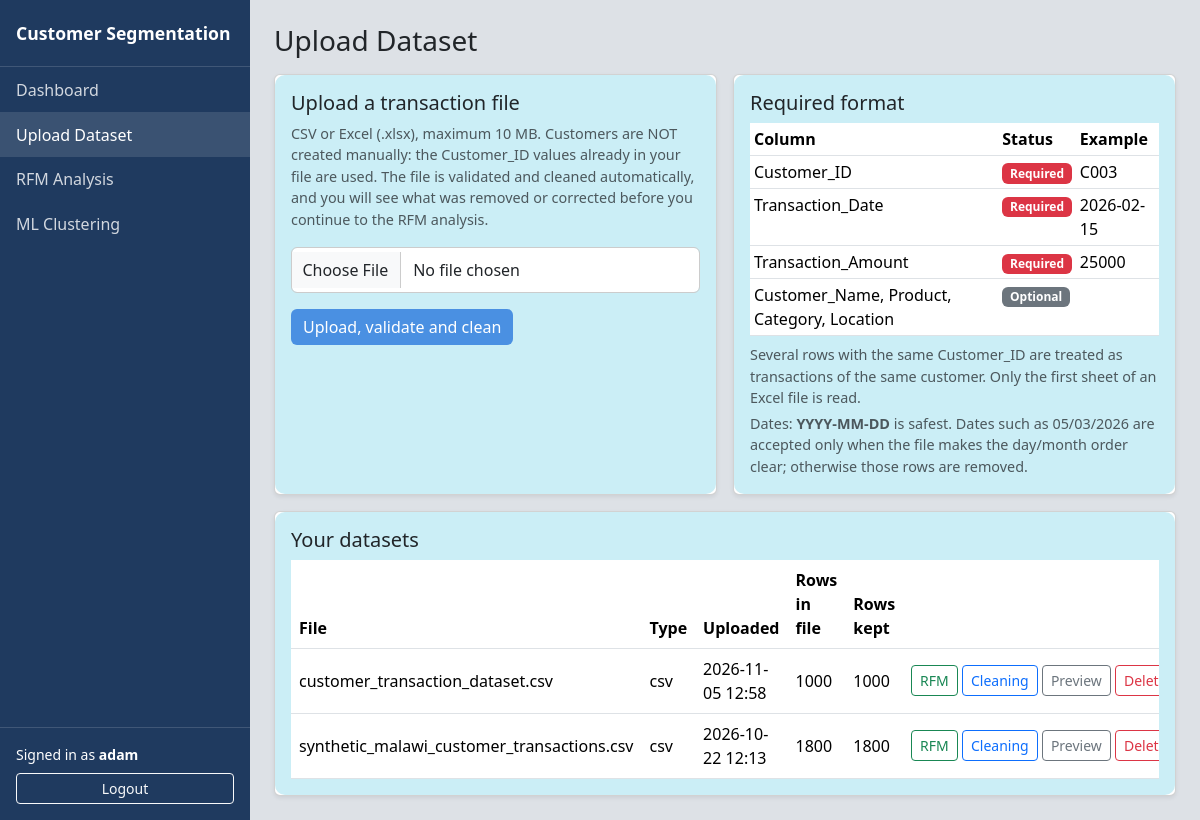
/datasets/upload (signed in), run on the app's committed database.
### models/models.py (models this page shows, shortened)
class User(UserMixin, db.Model):
    __tablename__ = "users"
    id = db.Column(db.Integer, primary_key=True)
    username = db.Column(db.String(30), unique=True, nullable=False, index=True)
    password_hash = db.Column(db.String(256), nullable=False)   # never the plain password
    created_at = db.Column(db.DateTime, default=_utcnow)
    datasets = db.relationship("Dataset", backref="owner", lazy=True)

class Dataset(db.Model):
    __tablename__ = "datasets"
    id = db.Column(db.Integer, primary_key=True)
    user_id = db.Column(db.Integer, db.ForeignKey("users.id"), nullable=False)
    file_name = db.Column(db.String(255), nullable=False)    # original name, shown to the user
    stored_name = db.Column(db.String(255), nullable=False)  # random name used on disk
    file_type = db.Column(db.String(10), nullable=False)     # csv or xlsx
    upload_date = db.Column(db.DateTime, default=_utcnow)
    status = db.Column(db.String(20), default="uploaded")    # uploaded / cleaned
    rows_raw = db.Column(db.Integer, default=0)              # rows in the original file
    rows_retained = db.Column(db.Integer, default=0)         # rows kept after cleaning
    cleaning_summary = db.Column(db.Text)                    # JSON text: what cleaning did
    customers = db.relationship("Customer", backref="dataset", lazy=True,
                                cascade="all, delete-orphan")
    transactions = db.relationship("Transaction", backref="dataset", lazy=True,
                                   cascade="all, delete-orphan")
    runs = db.relationship("AnalysisRun", backref="dataset", lazy=True,
                           cascade="all, delete-orphan")

### routes/upload.py (the view, shortened to what this page needs)
@upload_bp.route("/upload", methods=["GET", "POST"])
@login_required
def upload():
    if request.method == "GET":
        return _render_upload()

### routes/upload.py (called while the page is built)
def _render_upload(status=200):
    datasets = (Dataset.query.filter_by(user_id=current_user.id)
                .order_by(Dataset.upload_date.desc()).all())
    return render_template("upload.html", datasets=datasets,
                           required_columns=REQUIRED_COLUMNS), status

### templates/upload.html (shortened to what this page needs)
{% extends "base.html" %}
{% block content %}
<h1 class="h3 mb-3">Upload Dataset</h1>
<div class="row g-3">
  <div class="col-lg-6">
    <div class="card shadow-sm h-100">
      <div class="card-body">
        <h2 class="h5">Upload a transaction file</h2>
        <p class="text-muted small">CSV or Excel (.xlsx), maximum 10 MB. Customers are NOT created
          manually: the Customer_ID values already in your file are used. The file is validated and
          cleaned automatically, and you will see what was removed or corrected before you continue
          to the RFM analysis.</p>
        <form method="post" enctype="multipart/form-data">
          <div class="mb-3">
            <input class="form-control" type="file" name="file" accept=".csv,.xlsx" required>
          </div>
          <button class="btn btn-primary" type="submit">Upload, validate and clean</button>
        </form>
      </div>
    </div>
  </div>
  <div class="col-lg-6">
    <div class="card shadow-sm h-100">
      <div class="card-body">
        <h2 class="h5">Required format</h2>
        <div class="table-responsive">
          <table class="table table-sm mb-2">
            <thead><tr><th>Column</th><th>Status</th><th>Example</th></tr></thead>
            <tbody>
              <tr><td>Customer_ID</td><td><span class="badge text-bg-danger">Required</span></td><td>C003</td></tr>
              <tr><td>Transaction_Date</td><td><span class="badge text-bg-danger">Required</span></td><td>2026-02-15</td></tr>
              <tr><td>Transaction_Amount</td><td><span class="badge text-bg-danger">Required</span></td><td>25000</td></tr>
              <tr><td>Customer_Name, Product, Category, Location</td><td><span class="badge text-bg-secondary">Optional</span></td><td></td></tr>
            </tbody>
          </table>
        </div>
        <p class="small text-muted mb-1">Several rows with the same Customer_ID are treated as
          transactions of the same customer. Only the first sheet of an Excel file is read.</p>
        <p class="small text-muted mb-0">Dates: <strong>YYYY-MM-DD</strong> is safest. Dates such as
          05/03/2026 are accepted only when the file makes the day/month order clear; otherwise
          those rows are removed.</p>
      </div>
    </div>
  </div>
</div>
<div class="card shadow-sm mt-3">
  <div class="card-body">
    <h2 class="h5">Your datasets</h2>
    {% if datasets %}
    <div class="table-responsive">
      <table class="table align-middle mb-0">
        <thead><tr><th>File</th><th>Type</th><th>Uploaded</th><th>Rows in file</th><th>Rows kept</th><th></th></tr></thead>
        <tbody>
        {% for d in datasets %}
          <tr>
            <td>{{ d.file_name }}</td>
            <td>{{ d.file_type }}</td>
            <td>{{ d.upload_date.strftime('%Y-%m-%d %H:%M') }}</td>
            <td>{{ d.rows_raw }}</td>
            <td>{{ d.rows_retained }}</td>
            <td class="text-end text-nowrap">
              <a class="btn btn-sm btn-outline-success" href="{{ url_for('rfm.dataset_rfm', dataset_id=d.id) }}">RFM</a>
              <a class="btn btn-sm btn-outline-primary" href="{{ url_for('upload.results', dataset_id=d.id) }}">Cleaning</a>
              <a class="btn btn-sm btn-outline-secondary" href="{{ url_for('upload.preview', dataset_id=d.id) }}">Preview</a>
              <form method="post" action="{{ url_for('upload.delete', dataset_id=d.id) }}" class="d-inline"
                    onsubmit="return confirm('Delete this dataset and all its data?');">
                <button class="btn btn-sm btn-outline-danger" type="submit">Delete</button>
              </form>
            </td>
          </tr>
        {% endfor %}
        </tbody>
      </table>
    </div>
    {% else %}
      <p class="text-muted mb-0">No datasets uploaded yet.</p>
    {% endif %}
  </div>
</div>
{% endblock %}

### templates/base.html (shortened to what this page needs)
<!doctype html>
<html lang="en">
<head>
  <link href="https://cdn.jsdelivr.net/npm/bootstrap@5.3.3/dist/css/bootstrap.min.css" rel="stylesheet">
  <link href="{{ url_for('static', filename='css/style.css') }}" rel="stylesheet">
</head>
<body>
{% if current_user.is_authenticated %}
  <div class="app-shell">
    <aside class="sidebar" id="sidebar">
      <div class="sidebar-brand">Customer Segmentation</div>
      <nav class="nav flex-column">
        <a class="nav-link {% if request.endpoint == 'dashboard.index' %}active{% endif %}"
           href="{{ url_for('dashboard.index') }}">Dashboard</a>
        <a class="nav-link {% if request.blueprint == 'upload' %}active{% endif %}"
           href="{{ url_for('upload.upload') }}">Upload Dataset</a>
        <a class="nav-link {% if request.blueprint == 'rfm' %}active{% endif %}"
           href="{{ url_for('rfm.index') }}">RFM Analysis</a>
        <a class="nav-link {% if request.blueprint == 'clustering' %}active{% endif %}"
           href="{{ url_for('clustering.index') }}">ML Clustering</a>
      </nav>
      <div class="sidebar-footer">
        <div class="small mb-2">Signed in as <strong>{{ current_user.username }}</strong></div>
        <form method="post" action="{{ url_for('auth.logout') }}">
          <button class="btn btn-outline-light btn-sm w-100" type="submit">Logout</button>
        </form>
      </div>
    </aside>
    <main class="content">
      {% block content %}{% endblock %}
    </main>
  </div>
{% else %}
  <main class="auth-wrapper">
    {% include "_flash.html" %}
    {% block auth_content %}{% endblock %}
  </main>
{% endif %}
</body>
</html>

### static/css/style.css (style rules this page uses)
:root { --sidebar-width: 250px; --brand: #1f3a5f; }
body { background: #dde1e6; }
.form-control { border-radius: 6px; border: 1px solid #ccc; padding: 0.65rem; transition: border-color 0.3s; }
.shadow-sm { box-shadow: 0 4px 12px rgba(71, 22, 22, 0.1); }
.card-body { background-color: #cbeef6; border-radius: 10px; }
.card-body p.text-muted { font-size: 0.9rem; }
.app-shell { display: flex; min-height: 100vh; }
.sidebar { width: var(--sidebar-width); background: var(--brand); color: #fff; display: flex; flex-direction: column; flex-shrink: 0; }
.sidebar-brand { padding: 1.25rem 1rem; font-weight: 600; font-size: 1.1rem; border-bottom: 1px solid rgba(255,255,255,.15); }
.sidebar .nav-link { color: rgba(255,255,255,.8); padding: .65rem 1rem; }
.sidebar .nav-link:hover, .sidebar .nav-link.active { background: rgba(255,255,255,.12); color: #fff; }
.sidebar-footer { margin-top: auto; padding: 1rem; border-top: 1px solid rgba(255,255,255,.15); }
.content { flex: 1; padding: 1.5rem; min-width: 0; }
.btn-primary { background-color: #4a90e2; border: none; border-radius: 6px; font-weight: 500; transition: background-color 0.3s; }

### data on the page
User: username "adam"
Dataset: file_name "customer_transaction_dataset.csv", file_type "csv", upload_date "2026-11-05 12:58", rows_raw "1000", rows_retained "1000"
Dataset: file_name "synthetic_malawi_customer_transactions.csv", file_type "csv", upload_date "2026-10-22 12:13", rows_raw "1800", rows_retained "1800"
